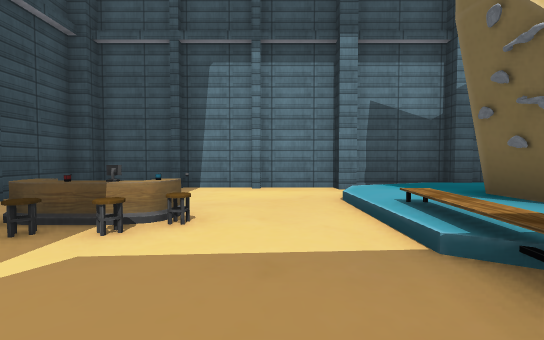
view 1 (above)

16 first-person views from a walk through a 3-D level made in the Unity game engine. The camera is 1.3 m above the floor, tilts 2° down and sees 90° across. The floor is counted in squares, 2 m on a side. Each view is taken from the middle of a square. On the plan, view 1 faces up. The plan holds only what a view shows up to about 9 squares ahead; the rest is blank. The place goes on beyond the plan. The player character is not drawn. Some animated figures are not drawn. Some surface patterns are stand-ins.

view 2
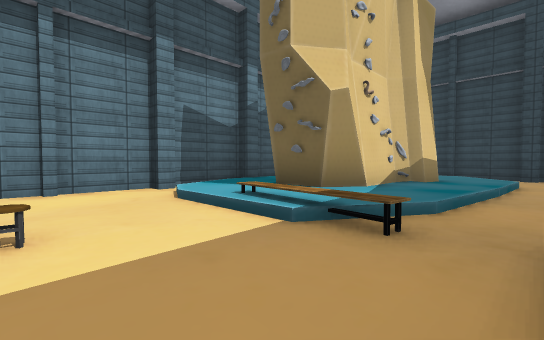

view 3
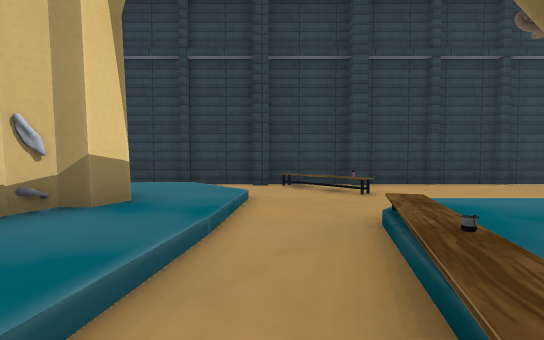

view 4
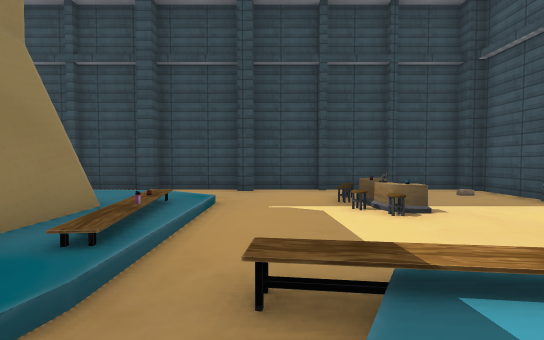

view 5
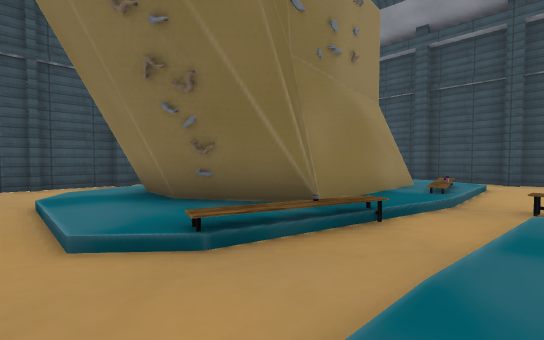

view 6
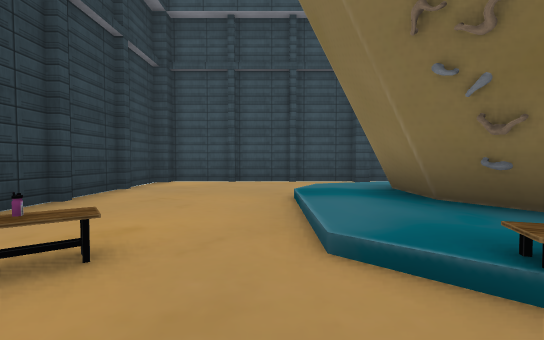

view 7
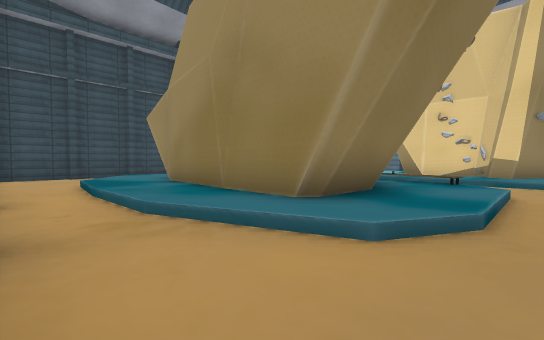

view 8
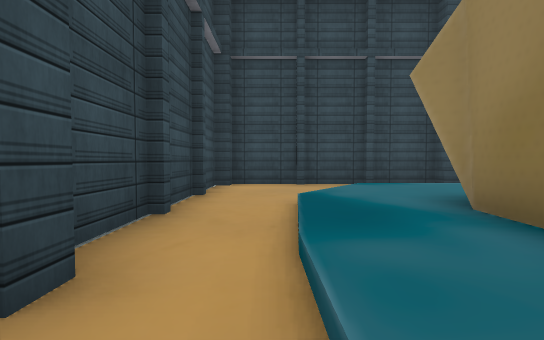

view 9
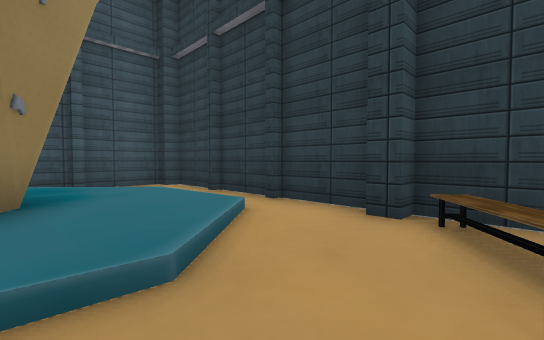

view 10
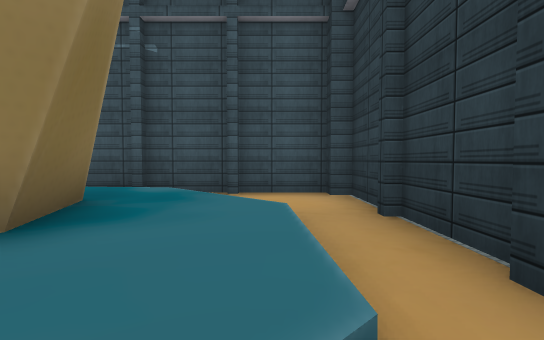

view 11
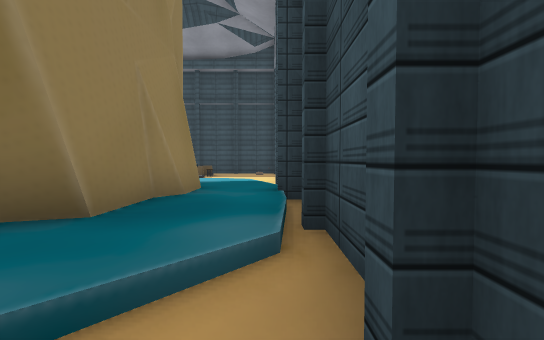

view 12
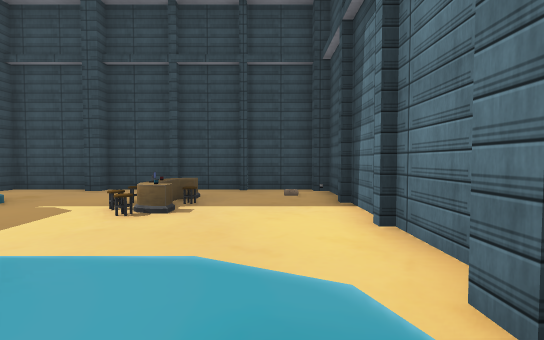

view 13
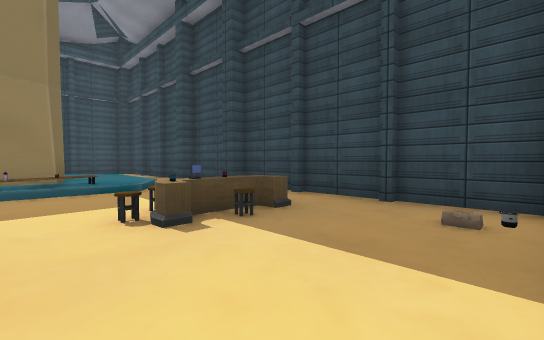

view 14
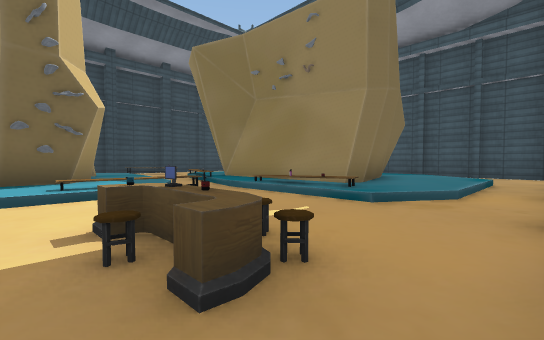

view 15
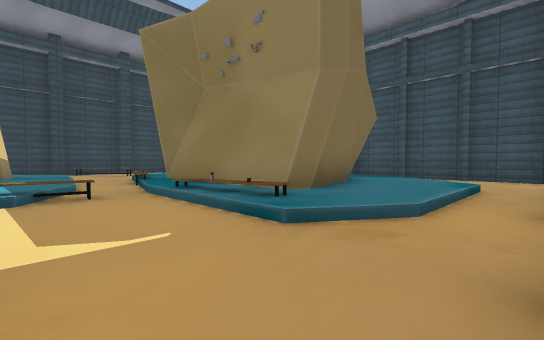

view 16
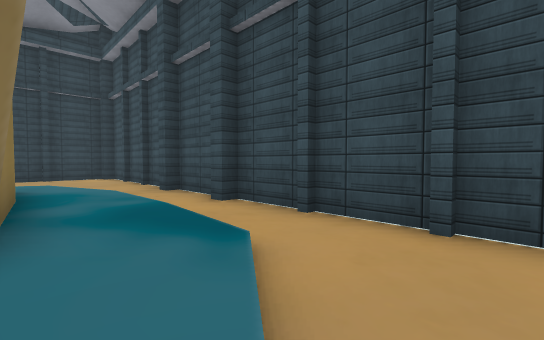

### Floor plan
Key: @ floor where view 1 was taken; # wall or solid block; . main floor; : floor 0.25 m higher than the main floor; / step, stairs or slope; = window, fence, low wall or low ledge; ^ raised ledge; S stool; O other object.
Columns run from 5 left of view 1 to 11 right of it. Each row starts with its distance up from view 1.
  7 #################
  6 #..O...//////...#
  5 #......::::::/..#
  4 #...../:#####:/.#
  3 #.SSS.//O####:/.#
  2 #..SS.//::OO::/.#
  1 #.....=///:::/..#
  0 #..//@//.......##
 -1 #.////:::/#/..^^#
 -2 #//:######::.=.##
 -3 #./:##   #O:....#
 -4 #./::#   ##:....#
 -5 #./::######:....#
 -6 #../:::::://....#
 -7 #.....///.......#
 -8 #....../........#
 -9 #################

Where each view was taken, in squares from view 1:
view 1: 0 up, 0 right, facing up
view 2: 0 up, 1 left, facing up-right
view 3: 0 up, 3 right, facing right
view 4: 1 up, 3 right, facing left
view 5: 1 up, 7 right, facing down-left
view 6: 0 up, 7 right, facing down
view 7: 8 down, 7 right, facing up-left
view 8: 7 down, 3 right, facing left
view 9: 1 down, 7 right, facing up-right
view 10: 1 up, 9 right, facing up
view 11: 6 up, 9 right, facing left
view 12: 5 up, 3 right, facing left
view 13: 6 up, 0 right, facing down-left
view 14: 4 up, 4 left, facing down-right
view 15: 2 up, 4 left, facing down-right
view 16: 5 down, 3 left, facing down-right
